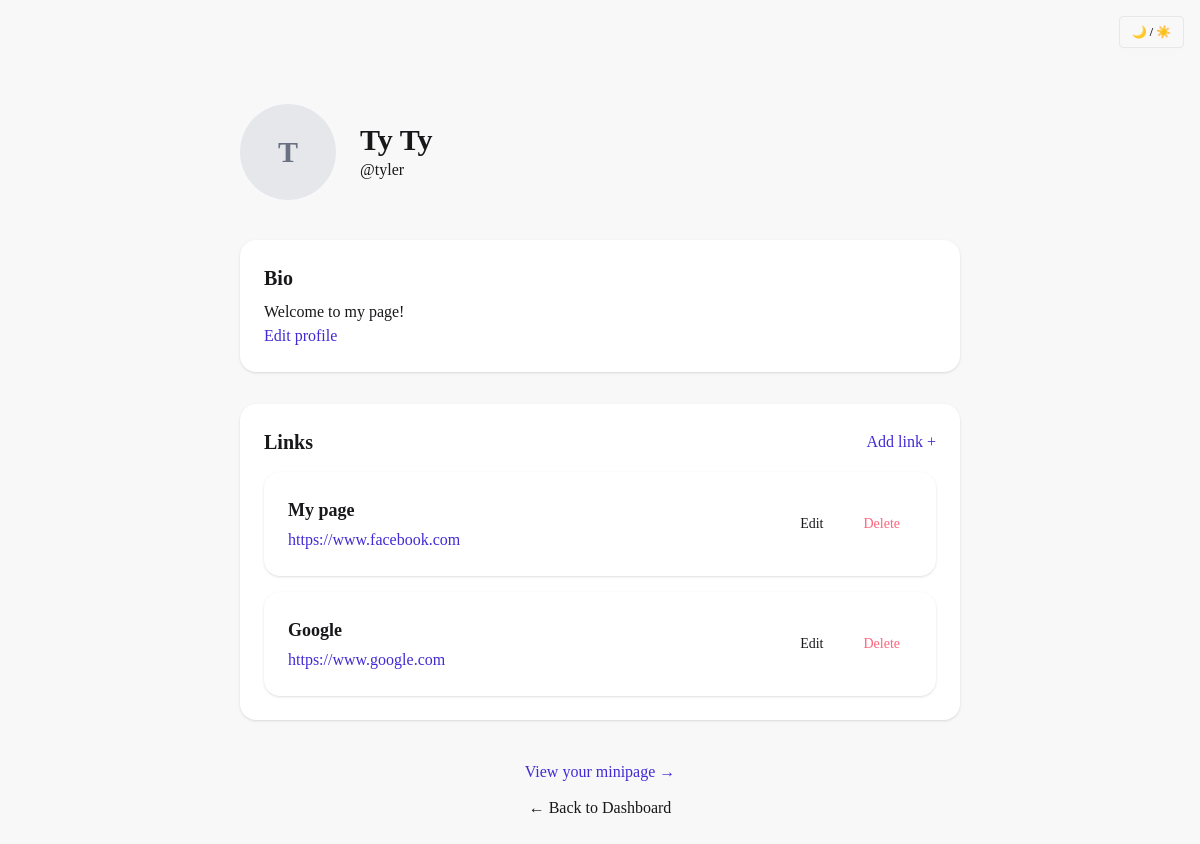
The app's page /profile/2 (signed in) with its own data.
### profiles/models.py (models this page shows)
class Profile(models.Model):
    user = models.OneToOneField(User, on_delete=models.CASCADE, related_name='profile')
    profile_name = models.CharField(max_length=100)
    bio = models.TextField()
    theme = models.CharField(
    max_length=50,
    default="light",
    choices=[
        ("light", "Bright"),
        ("dark", "Night"),
        ("cupcake", "Cupcake"),
        ("forest", "Nature"),
        ("dracula", "Dracula"),
        ("cyberpunk", "Retro Wave"),
        ("synthwave", "Neon"),
        ("retro", "Vintage"),
    ],
    )

class Link(models.Model):
    profile = models.ForeignKey(Profile, on_delete=models.CASCADE, related_name='links')
    title = models.CharField(max_length=100)
    url = models.URLField()

### profiles/views.py (the view)
# urls.py: path('<int:profile_id>', views.profile_detail, name='profile_detail'),
@login_required
def profile_detail(request, profile_id):
    profile = get_object_or_404(Profile, pk=profile_id)
    links = profile.links.all()
    if profile.user == request.user:
        return render(request, 'profiles/profile_detail.html',
                      {'profile': profile, 'links': links})
    else:
        messages.warning(request, "You are not allowed to see this page.")
        return redirect('core:home')

### profiles/templates/profiles/profile_detail.html (shortened to what this page needs)
{% extends 'core/base.html' %}
{% block content %}
<div class="max-w-3xl mx-auto px-6">
    <div class="flex items-center gap-6 mb-10">
        <div class="w-24 h-24 bg-gray-200 rounded-full flex items-center justify-center text-3xl font-semibold text-gray-500">
            {{ profile.profile_name|first|upper }}
        </div>
        <div>
            <h1 class="text-3xl font-bold">{{ profile.profile_name }}</h1>
            <p class="text-base-content">@{{ profile.user.username }}</p>
        </div>
    </div>
    <div class="bg-base-100 p-6 rounded-2xl shadow mb-8">
        <h2 class="text-xl font-semibold mb-2">Bio</h2>
        <p class="text-base-content">{{ profile.bio|default:"No bio added yet." }}</p>
        <a href="{% url 'profiles:edit_profile' profile.id %}"
           class="link link-primary link-hover">
            Edit profile
        </a>
    </div>
    <div class="bg-base-100 p-6 rounded-2xl shadow mb-8">
        <div class="flex items-center justify-between mb-4">
            <h2 class="text-xl font-semibold">Links</h2>
            <a href="{% url 'profiles:add_link' profile.id %}"
               class="link link-primary link-hover">
                Add link +
            </a>
        </div>
    {% if links %}
        <ul class="space-y-4">
            {% for link in links %}
                <li class="bg-base-100 p-6 rounded-2xl shadow hover:shadow-lg transition flex justify-between items-center">
                    <div>
                        <p class="text-lg font-semibold mb-1">{{ link.title }}</p>
                        <a href="{{ link.url }}" target="_blank" class="link link-primary link-hover">
                            {{ link.url }}
                        </a>
                    </div>
                    <div class="flex space-x-4">
                        <a href="{% url 'profiles:edit_link' profile.id link.id %}"
                           class="px-3 py-1 text-sm text-base-content hover:text-base-content/60 font-medium rounded-lg transition">
                            Edit
                        </a>
                        <form action="{% url 'profiles:delete_link' profile.id link.id %}" method="post" onsubmit="return confirm('Are you sure you want to delete this link?');">
                            <button type="submit"
                                    class="px-3 py-1 text-sm text-error hover:text-error/60 font-medium rounded-lg transition">
                                Delete
                            </button>
                        </form>
                    </div>
                </li>
        {% endfor %}
        </ul>
        {% else %}
            <p class="text-gray-600">No links added yet.</p>
    {% endif %}
    </div>
<div class="flex flex-col items-center gap-3 mt-10">
    <a href="{% url 'core:minipage' profile.user.username %}"
       class="link link-primary link-hover">
        View your minipage →
    </a>
    <a href="{% url 'core:home' %}"
       class="link text-base-content hover:text-base-content/70 link-hover">
        ← Back to Dashboard
    </a>
</div>
</div>
{% endblock %}

### records on screen
Profile: profile_name|first "T", profile_name "Ty Ty", user.username "tyler", bio "Welcome to my page!"
Link: title "My page", url "https://www.facebook.com"
Link: title "Google", url "https://www.google.com"
